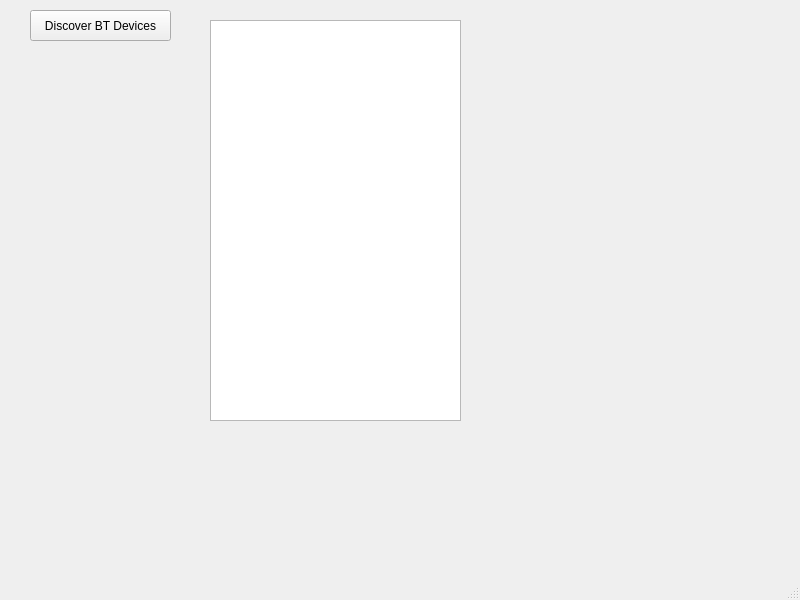
<?xml version="1.0" encoding="UTF-8"?>
<ui version="4.0">
 <class>MainWindow</class>
 <widget class="QMainWindow" name="MainWindow">
  <property name="geometry">
   <rect>
    <x>0</x>
    <y>0</y>
    <width>800</width>
    <height>600</height>
   </rect>
  </property>
  <property name="windowTitle">
   <string>MainWindow</string>
  </property>
  <widget class="QWidget" name="centralwidget">
   <widget class="QPushButton" name="pushButton">
    <property name="geometry">
     <rect>
      <x>30</x>
      <y>10</y>
      <width>141</width>
      <height>31</height>
     </rect>
    </property>
    <property name="text">
     <string>Discover BT Devices</string>
    </property>
   </widget>
   <widget class="QListWidget" name="listWidget">
    <property name="geometry">
     <rect>
      <x>210</x>
      <y>20</y>
      <width>251</width>
      <height>401</height>
     </rect>
    </property>
   </widget>
  </widget>
  <widget class="QMenuBar" name="menubar">
   <property name="geometry">
    <rect>
     <x>0</x>
     <y>0</y>
     <width>800</width>
     <height>21</height>
    </rect>
   </property>
  </widget>
  <widget class="QStatusBar" name="statusbar"/>
 </widget>
 <resources/>
 <connections/>
</ui>
